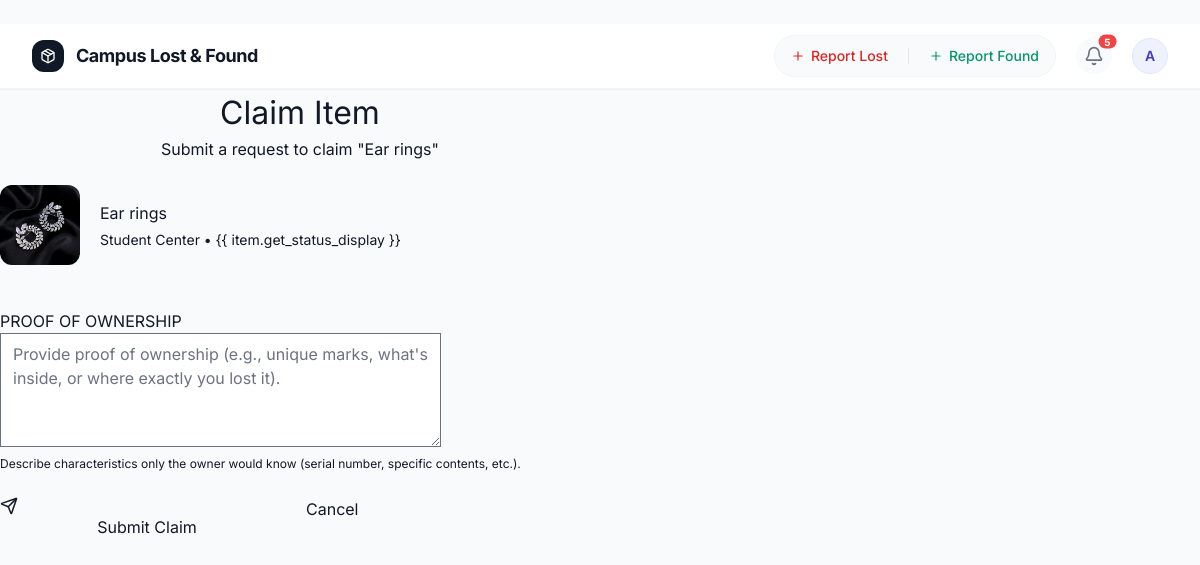
Page /claim-submit/15/ (signed in) on the committed database.
### items/models.py (models this page shows, shortened)
class Item(models.Model):
    STATUS_CHOICES = [
        ('lost', 'Lost'),
        ('found', 'Found'),
        ('claimed', 'Claimed'),
    ]
    name = models.CharField(max_length=100)
    description = models.TextField()
    category = models.CharField(max_length=100, blank=True)
    location = models.CharField(max_length=100)
    status = models.CharField(max_length=10, choices=STATUS_CHOICES)
    owner = models.ForeignKey(User, on_delete=models.CASCADE, null=True, blank=True)
    contact_name = models.CharField(max_length=100, blank=True)
    contact_email = models.EmailField(blank=True)
    image = models.ImageField(upload_to='items/', blank=True, null=True)
    date_reported = models.DateField(auto_now_add=True)
    is_approved = models.BooleanField(default=False)

### items/views.py (the view)
# urls.py: path('claim-submit/<int:item_id>/', views.submit_claim, name='submit_claim'),
@login_required
def submit_claim(request, item_id):
    item = get_object_or_404(models.Item, id=item_id)
    if models.ClaimRequest.objects.filter(item=item, claimer=request.user).exists():
        messages.warning(request, "You have already submitted a claim for this item.")
        return redirect('items:item_detail', pk=item.id)
    if request.method == 'POST':
        form = ClaimForm(request.POST)
        if form.is_valid():
            claim = form.save(commit=False)
            claim.item = item
            claim.claimer = request.user
            claim.save()
            if item.owner:
                create_notification(item.owner, item, 'claim_submitted')
            for admin in User.objects.filter(is_staff=True):
                create_notification(admin, item, 'claim_submitted')
            messages.success(request, "Claim submitted successfully! The finder will review your request.")
            return redirect('items:item_detail', pk=item.id)
    else:
        form = ClaimForm()
    return render(request, 'items/claim_form.html', {'form': form, 'item': item})

### items/forms.py
class ClaimForm(forms.ModelForm):
    class Meta:
        model = ClaimRequest
        fields = ['message']
        widgets = {
            'message': forms.Textarea(attrs={'rows': 4, 'placeholder': 'Provide proof of ownership (e.g., unique marks, what\'s inside, or where exactly you lost it).'}),
        }

### items/templates/items/claim_form.html (shortened to what this page needs)
﻿{% extends 'items/base.html' %}
{% load static %}
{% block content %}
<div class="profile-container" style="max-width: 600px;">
    <div class="mb-6 text-center">
        <h1 style="font-size: 2rem;">Claim Item</h1>
        <p class="text-muted">Submit a request to claim "{{ item.name }}"</p>
    </div>
    <div class="card-modern">
        <div
            style="display: flex; gap: 20px; align-items: center; margin-bottom: 24px; padding-bottom: 20px; border-bottom: 1px solid var(--border);">
            {% if item.image %}
            <img src="{{ item.image.url }}" alt="{{ item.name }}"
                style="width: 80px; height: 80px; object-fit: cover; border-radius: 12px;">
            {% else %}
            <div
                style="width: 80px; height: 80px; background: #f8fafc; border-radius: 12px; display: flex; align-items: center; justify-content: center; color: var(--text-muted);">
                <i data-lucide="image" style="width: 32px; height: 32px;"></i>
            </div>
            {% endif %}
            <div>
                <h3 style="margin: 0;">{{ item.name }}</h3>
                <p style="margin: 4px 0 0; font-size: 14px; color: var(--text-muted);">{{ item.location }} &bull; {{
                    item.get_status_display }}</p>
            </div>
        </div>
        <form method="POST">
            <div class="form-group mb-6">
                <label class="form-label" style="text-transform: uppercase;">Proof of Ownership</label>
                {{ form.message }}
                <p style="font-size: 12px; color: var(--text-muted); margin-top: 8px;">
                    Describe characteristics only the owner would know (serial number, specific contents, etc.).
                </p>
            </div>
            <div style="display: flex; gap: 12px;">
                <button type="submit" class="btn btn-primary" style="flex: 1;">
                    <i data-lucide="send" style="width: 18px; height: 18px;"></i>
                    Submit Claim
                </button>
                <a href="{% url 'items:item_detail' item.id %}" class="btn btn-light" style="flex: 1;">
                    Cancel
                </a>
            </div>
        </form>
    </div>
</div>
{% endblock %}

### items/templates/items/base.html (shortened to what this page needs)
﻿{% load static %}
<!DOCTYPE html>
<html lang="en">
<head>
    <script src="https://cdn.tailwindcss.com?plugins=forms,typography,aspect-ratio,line-clamp"></script>
</head>
<body class="min-h-screen bg-gray-50 font-sans text-gray-900 selection:bg-indigo-100 selection:text-indigo-900"
    x-data="{ reportOpen: false, reportType: 'lost' }">
    {% block header %}
    <header class="bg-white border-b border-gray-100 sticky top-0 z-40 shadow-sm">
        <div class="max-w-7xl mx-auto px-4 sm:px-6 lg:px-8">
            <div class="flex items-center justify-between h-16">
                <div class="flex items-center gap-3">
                    <a href="{% url 'items:item_list' %}" class="flex items-center gap-3">
                        <div class="w-8 h-8 bg-gray-900 rounded-xl flex items-center justify-center shadow-inner">
                            <i data-lucide="package" class="w-4 h-4 text-white"></i>
                        </div>
                        <div>
                            <h1 class="text-lg font-bold tracking-tight text-gray-900 leading-none">Campus Lost & Found
                            </h1>
                        </div>
                    </a>
                </div>
                <div class="flex items-center gap-3">
                    {% if user.is_authenticated %}
                    <div
                        class="hidden md:flex items-center gap-2 mr-2 bg-gray-50 rounded-full p-1 border border-gray-100">
                        <button @click="reportType = 'lost'; reportOpen = true"
                            class="flex items-center gap-1.5 px-3 py-1.5 text-sm font-medium rounded-full text-red-600 hover:bg-white hover:shadow-sm transition-all">
                            <i data-lucide="plus" class="w-3.5 h-3.5"></i> Report Lost
                        </button>
                        <button @click="reportType = 'found'; reportOpen = true"
                            class="flex items-center gap-1.5 px-3 py-1.5 text-sm font-medium rounded-full text-emerald-600 hover:bg-white hover:shadow-sm transition-all">
                            <i data-lucide="plus" class="w-3.5 h-3.5"></i> Report Found
                        </button>
                    </div>
                    <div x-data="{
                            open: false,
                            notifications: [],
                            init() {
                                this.fetchNotifications();
                                setInterval(() => this.fetchNotifications(), 30000); // Poll every 30s
                            },
                            fetchNotifications() {
                                fetch('/api/notifications/')
                                    .then(res => res.json())
                                    .then(data => {
                                        this.notifications = data.notifications || [];
                                    })
                                    .catch(err => console.error('Error fetching notifications:', err));
                            },
                            markAsRead(id) {
                                fetch('/api/notifications/read/' + id + '/', {
                                    method: 'POST',
                                    headers: {
                                        'X-CSRFToken': document.querySelector('[name=csrfmiddlewaretoken]')?.value || '',
                                        'Content-Type': 'application/json'
                                    }
                                }).then(() => {
                                    this.notifications = this.notifications.filter(n => n.id !== id);
                                });
                            }
                        }" class="relative mr-2">
                        <button @click="open = !open; if(open) fetchNotifications()" @click.away="open = false"
                            class="relative p-2 text-gray-500 hover:text-gray-700 bg-gray-50 rounded-full hover:bg-gray-100 transition-colors focus:outline-none focus:ring-2 focus:ring-indigo-500/50">
                            <i data-lucide="bell" class="w-5 h-5"></i>
                            <span x-show="notifications.length > 0"
                                class="absolute top-0 right-0 inline-flex items-center justify-center px-1.5 py-0.5 text-[10px] font-bold leading-none text-white transform translate-x-1/4 -translate-y-1/4 bg-red-500 rounded-full"
                                x-text="notifications.length"></span>
                        </button>
                    </div>
                    <div x-data="{ open: false }" class="relative">
                        <button @click="open = !open" @click.away="open = false" class="focus:outline-none">
                            <div
                                class="w-9 h-9 rounded-full bg-indigo-50 border border-indigo-100 flex items-center justify-center text-indigo-700 font-semibold text-sm hover:bg-indigo-100 transition-colors">
                                {{ user.username|make_list|first|upper }}
                            </div>
                        </button>
                    </div>
                    {% endif %}
                </div>
            </div>
        </div>
    </header>
    {% endblock %}
    {% block content %}{% endblock %}
</body>
</html>

### rows in the picture
Item: name "Ear rings", image (picture), location "Student Center"

### other values in the picture
{{ user.username|make_list|first|upper }} "A"
